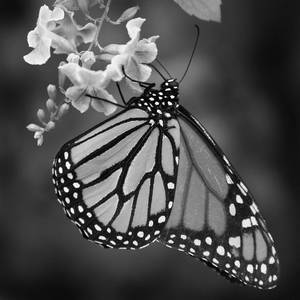
#> input picture test3.jpg, 300 x 300 px
$ jupyter execute --allow-errors explained.ipynb
#> lines starting #> are read from the running program, lines starting #| are printed output that depends on the picture; after the words box and inside, x2 and y2 are one past the last pixel; in counts of white or black regions, pixels touching at a corner belong together
[cell 1]
import cv2
import matplotlib.pyplot as plt
import numpy as np
import PIL as pl

import denoise as dn

## explicações

Toda imagem funciona como uma matriz.
<br>
As em cinza são as matrizes mais simples. Elas são apenas dois vetores com x pixels por y pixels.
<br>
Ex:

[cell 2]
img = cv2.imread('test3.jpg')
#> img is the input picture: shape (300, 300, 3); min 0, max 255, mean 77.7
img_ = cv2.cvtColor(img, cv2.COLOR_BGR2GRAY) #cinzando a imagem que antes era RGB

plt.imshow(img_,cmap='gray')

[cell 3]
print(img_) #mostrando sua matriz
#> (printed output is left out)

[cell 4]
img_.shape # veja, são dois vetores com cada um com o seu número de pixels
#> Out = (300, 300)

para que ele possa ser averiguado em um filtro de mediana com matrix 3x3, todos esses Y * X pixels existentes
devem ser organizados em uma matriz com (Y * X)/(3 * 3) vetores de pixels, com cada um contendo 3x3 pixels organizados em uma matriz 3x3. <br>
Ex:

[cell 5]
x,y = img_.shape
#> x = 300; y = 300

d = 3 # n da dimensão de matriz que queremos

#> (the rest of this cell did not finish here and is left out)

#> (a cell that did not finish here is left out)

#> (a cell that did not finish here is left out)

[cell 8]
#podemos trazer-la de volta ao formato original assim

shape_or = img_.shape # tamanho da imagem original (cinza)
#> shape_or = (300, 300)

#> (the rest of this cell did not finish here and is left out)

[cell 9]
#seria inviável trabalhar com a original, pois ela sim possui um escalonamento de matriz diferente por ser RGB
img.shape # imagem original
#> Out = (300, 300, 3)

[cell 10]
img

só em projetos avançados para brincar-mos isso acima
<br>

<hr>

 vamos criar uma função para adicionar ruído a imagem original (cinza)

[cell 11]
#criando função para o ruido impulsivo (sal e pimenta)
def adicionar_ruido(img_or_, modo='s&p',grau=.4):
#> called with modo = 's&p', grau = 0.4
    img_n =np.zeros(img_or_.shape) #criando uma nova img a partir da original
    linhas , colunas = img_n.shape #pegando o numero de linhas e colunas da imagem
#> linhas = 300; colunas = 300
    n_pixels = linhas*colunas
#> n_pixels = 90000
    if 's' in modo:
      pixels = np.random.randint(300, int(10000)) # número de pixels com sal
      for i in range(pixels):
          y_coord=np.random.randint(0, linhas - 1) #escolhendo de maneira aleatoria onde o ruido de sal vai cair nas linhas da imagem
          x_coord=np.random.randint(0, colunas - 1) #escolhendo de maneira aleatoria onde o ruido de sal vai cair nas colunas da imagem
          img_n[y_coord][x_coord] = np.random.randint(90,255) #adicinando o sal, com pixelagem de 90 a 255, sendo escolhido no aleatório
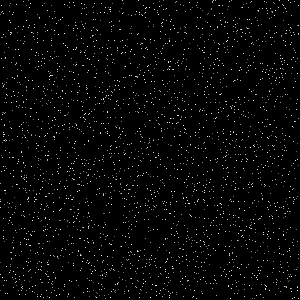
#> img_n: shape (300, 300) float64; min 0, max 254, mean 5.7

    if 'p' in modo:
      pixels = np.random.randint(300,int(10000)) # número de pixels com pimenta
      for i in range(pixels):
          y_coord=np.random.randint(0, linhas - 1) #escolhendo de maneira aleatoria onde o ruido de pimenta vai cair nas linhas da imagem
          x_coord=np.random.randint(0, colunas - 1) ##escolhendo de maneira aleatoria onde o ruido de pimenta vai cair nas colunas da imagem
          img_n[y_coord][x_coord] = np.random.randint(0,10) #adicinando a pimenta, com pixelagem de 0 a 10, sendo escolhido no aleatório
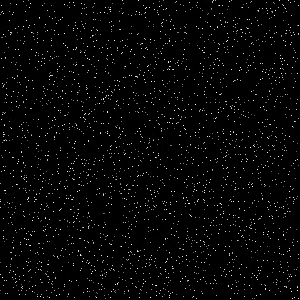
#> img_n: shape (300, 300) float64; 3.45% of pixels changed, all inside (x1, y1, x2, y2) = (0, 0, 299, 299)

    return cv2.add(img_or_,img_n.astype(np.uint8)) #retornando a matrix da imagem já ruidosa como uint8 para não dá erro na sua acoplagem ou subtração com a original
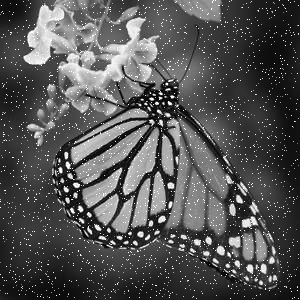
#> returned value: shape (300, 300); min 0, max 255, mean 82.5

$ run again, with test2.jpg copied over test3.jpg
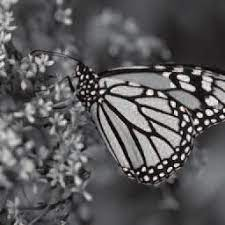
#> input picture test2.jpg, 225 x 225 px
#> img is the input picture: shape (225, 225, 3); mean B, G, R 90.4, 88.7, 90
#> (printed output is left out)
#> after the loop in adicionar_ruido, `for i in range(pixels):`:
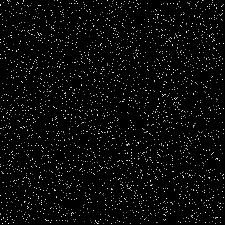
#> img_n: shape (225, 225) float64; min 0, max 254, mean 10
#> in adicionar_ruido, `return cv2.add(img_or_,img_n.astype(np.uint8))`:
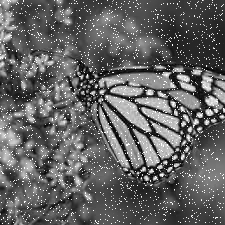
#> returned value: shape (225, 225); min 0, max 255, mean 97.4

$ run again, with base.png saved as test3.jpg
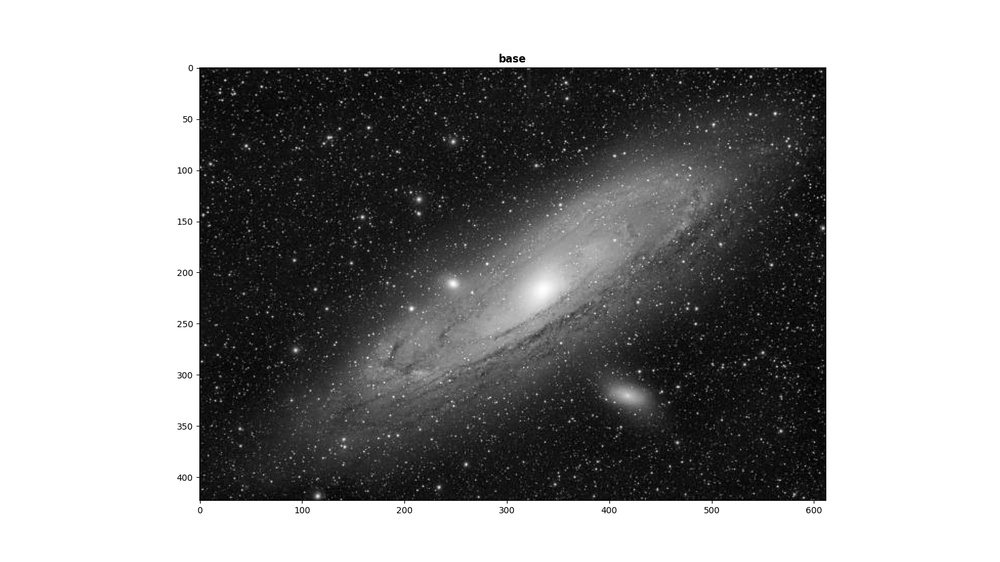
#> input picture base.png, 1000 x 562 px, shrunk from 1600 x 900 before the run
#> img is the input picture: shape (562, 1000, 3); min 0, max 255, mean 154
#> (printed output is left out)
#> after the loop in adicionar_ruido, `for i in range(pixels):`:
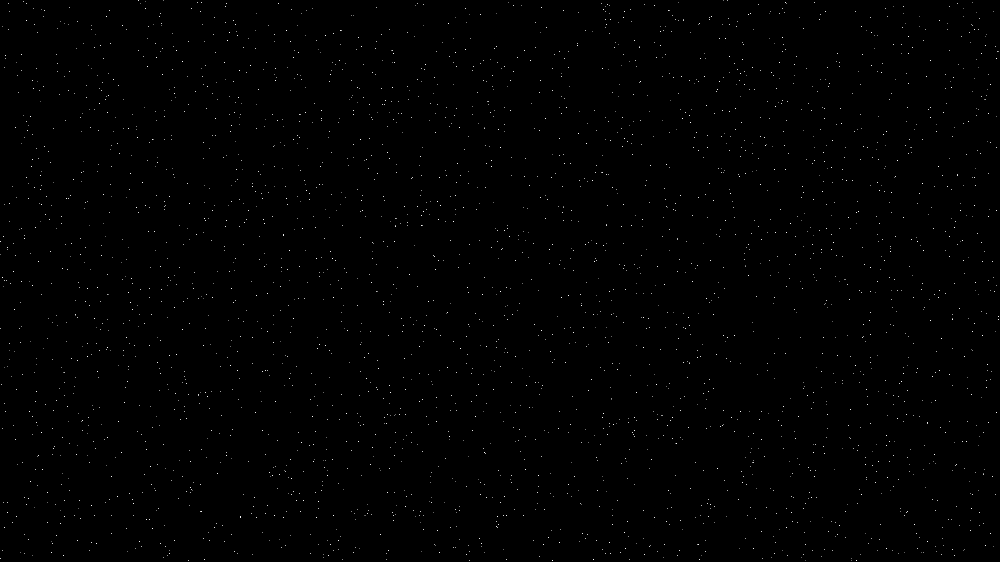
#> img_n: shape (562, 1000) float64; min 0, max 254, mean 0.9
